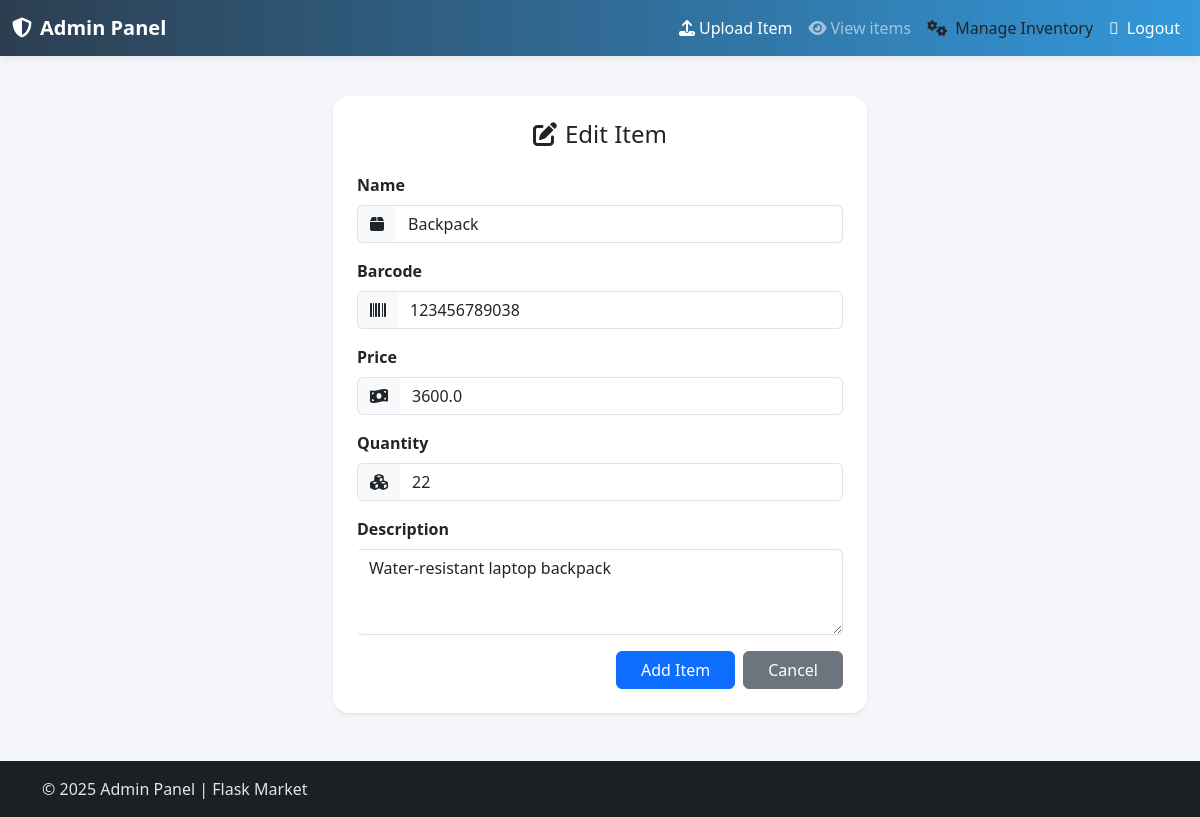
Page /admins/admin/items/edit/item038 (signed in) on the committed database.
### admins/models.py (models this page shows, shortened)
class Items(db.Model):
    __tablename__ = 'items'
    item_id = db.Column(db.String(), nullable=False, primary_key=True)
    name = db.Column(db.String(length=30), nullable=False)
    price = db.Column(db.Float(), nullable=False)
    discount = db.Column(db.Float(), nullable=True)
    barcode = db.Column(db.String(length=12), nullable=False, unique=True)
    description = db.Column(db.String(length=1024), nullable=False, unique=True)
    category = db.Column(db.String(length=30), nullable=True)
    quantity = db.Column(db.Integer(), nullable=False)
    image_url = db.Column(db.String(200), nullable=True)
    added_by = db.Column(db.String(length=6), db.ForeignKey('admins.admin_id'), nullable=False)
    date_added = db.Column(db.DateTime(timezone=True), nullable=False, default=lambda: datetime.now(ZoneInfo("Africa/Nairobi")))
    admin = db.relationship('Admins', backref="items_added")

### admins/routes.py (the view, shortened to what this page needs)
@admins_bp.route('/admin/items/edit/<string:item_id>', methods=['GET', 'POST'])
@admin_required
def admin_items_edit(item_id):
    item = Items.query.get_or_404(item_id)
    form = SingleItemForm(obj=item)
    return render_template("admin/admin_items_edit.html", form=form)

### admins/forms.py
class SingleItemForm(FlaskForm):
    name = StringField('Name', validators=[DataRequired(), Length(min=3, max=30)])
    price = FloatField('Price', validators=[DataRequired()])
    barcode = StringField('Barcode', validators=[optional(), Length(min=1, max=12)])
    description = TextAreaField('Description', validators=[DataRequired(), Length(min=1, max=1024)])
    quantity = IntegerField('Quantity', validators=[DataRequired()])
    image_url = FileField('Item Picture', validators=[optional(), FileAllowed(['jpg', 'png'], 'only JPG and PNG images allowed')])
    discount = IntegerField('Discount', validators=[optional(), NumberRange(min=0, max=100, message="Discount must be between 0 and 100")])
    category = SelectField('Category', choices=[('accessories', 'Accesssories'), ('Laptops', 'Laptop'), ('Personal Computer', 'PC'), ('others', 'others')], default="others", validators=[optional()])
    submit = SubmitField('Add Item')

### admins/routes.py (called while the page is built)
def admin_required(f):
    @wraps(f)
    def wrapper(*args, **kwargs):
        if not session.get('admin_logged_in') and not session.get('is_approved'):
            return redirect(url_for('admins.admin_login'))
        return f(*args, **kwargs)
    return wrapper

@admins_bp.context_processor
def inject_now():
    eat = ZoneInfo("Africa/Nairobi")
    return {'now': datetime.now(tz=eat)}

@admins_bp.context_processor
def inject_stats():
    stats = {
        'total_items': Items.query.count(),
        'total_admins': Admins.query.count(),
        'pending_approvals': Admins.query.filter_by(is_approved=False).count(),
        'active_admins': Admins.query.filter_by(is_approved=True).count(),
        'updated_items': ItemManagementlog.query.filter_by(action='updated').count(),
        'deleted_items': ItemManagementlog.query.filter_by(action='deleted').count(),
    }
    recent_items_logs = ItemManagementlog.query.order_by(ItemManagementlog.timestamp.desc()).limit(5).all()
    recent_admins_logs = AdminActionLog.query.order_by(AdminActionLog.timestamp.desc()).limit(5).all()
    return {
        'stats': stats,
        'recent_admins_logs': recent_admins_logs,
        'recent_items_logs': recent_items_logs
    }

### admins/templates/admin/admin_items_edit.html (shortened to what this page needs)
{% extends 'admin_base.html' %}
{% block content %}
<div class="container mt-4">
  <div class="row justify-content-center">
    <div class="col-md-8 col-lg-6">
      <div class="card shadow-sm border-0 rounded-4">
        <div class="card-body p-4">
          <h4 class="text-center mb-4">
            <i class="fas fa-edit me-2"></i>Edit Item
          </h4>
          <form method="post">
            <div class="mb-3">
              {{ form.name.label(class="form-label fw-bold") }}
              <div class="input-group">
                <span class="input-group-text"><i class="fas fa-box"></i></span>
                {{ form.name(class="form-control", placeholder="Item name") }}
              </div>
            </div>
            <div class="mb-3">
              {{ form.barcode.label(class="form-label fw-bold") }}
              <div class="input-group">
                <span class="input-group-text"><i class="fas fa-barcode"></i></span>
                {{ form.barcode(class="form-control", placeholder="Item barcode") }}
              </div>
            </div>
            <div class="mb-3">
              {{ form.price.label(class="form-label fw-bold") }}
              <div class="input-group">
                <span class="input-group-text"><i class="fas fa-money-bill-wave"></i></span>
                {{ form.price(class="form-control", placeholder="Item price") }}
              </div>
            </div>
            <div class="mb-3">
              {{ form.quantity.label(class="form-label fw-bold") }}
              <div class="input-group">
                <span class="input-group-text"><i class="fas fa-cubes"></i></span>
                {{ form.quantity(class="form-control", placeholder="Available quantity") }}
              </div>
            </div>
            <div class="mb-3">
              {{ form.description.label(class="form-label fw-bold") }}
              {{ form.description(class="form-control", placeholder="Item description", rows="3") }}
            </div>
            <div class="d-flex justify-content-end">
              {{ form.submit(class="btn btn-primary px-4 me-2") }}
              <a href="{{ url_for('admins.admin_items_manage') }}" class="btn btn-secondary px-4">Cancel</a>
            </div>
          </form>
        </div>
      </div>
    </div>
  </div>
</div>
{% endblock %}

### admins/templates/admin_base.html (style rules this page uses)
body { background-color: #f4f6f9; min-height: 100vh; display: flex; flex-direction: column; }

### admins/templates/admin/admin_items_edit.html (style rules this page uses)
.input-group-text { background-color: #f8f9fa; }
.form-control { border-left: none; }
.card { border-radius: 8px; }

### rows in the picture
Items: name "Backpack", barcode "123456789038", price "3600.0", quantity "22", description "Water-resistant laptop backpack"
